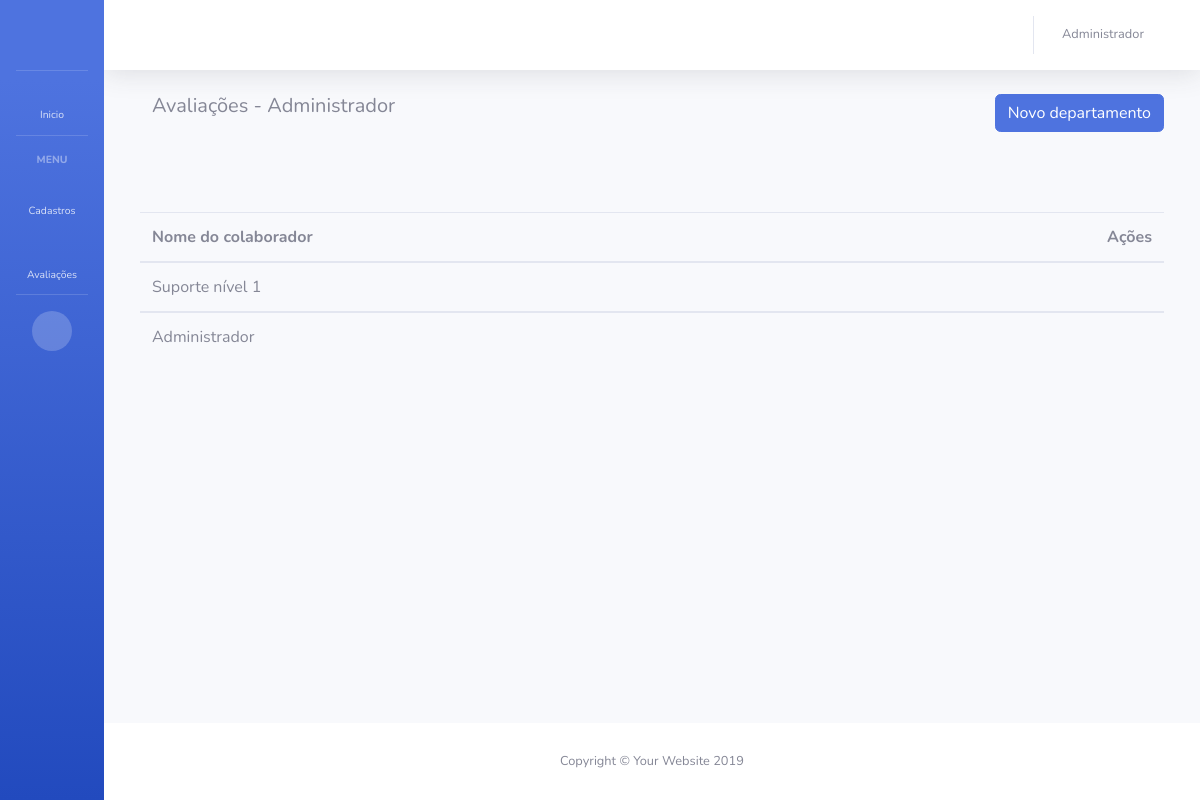
Page /departamentos/ (signed in) on the earlier database version.
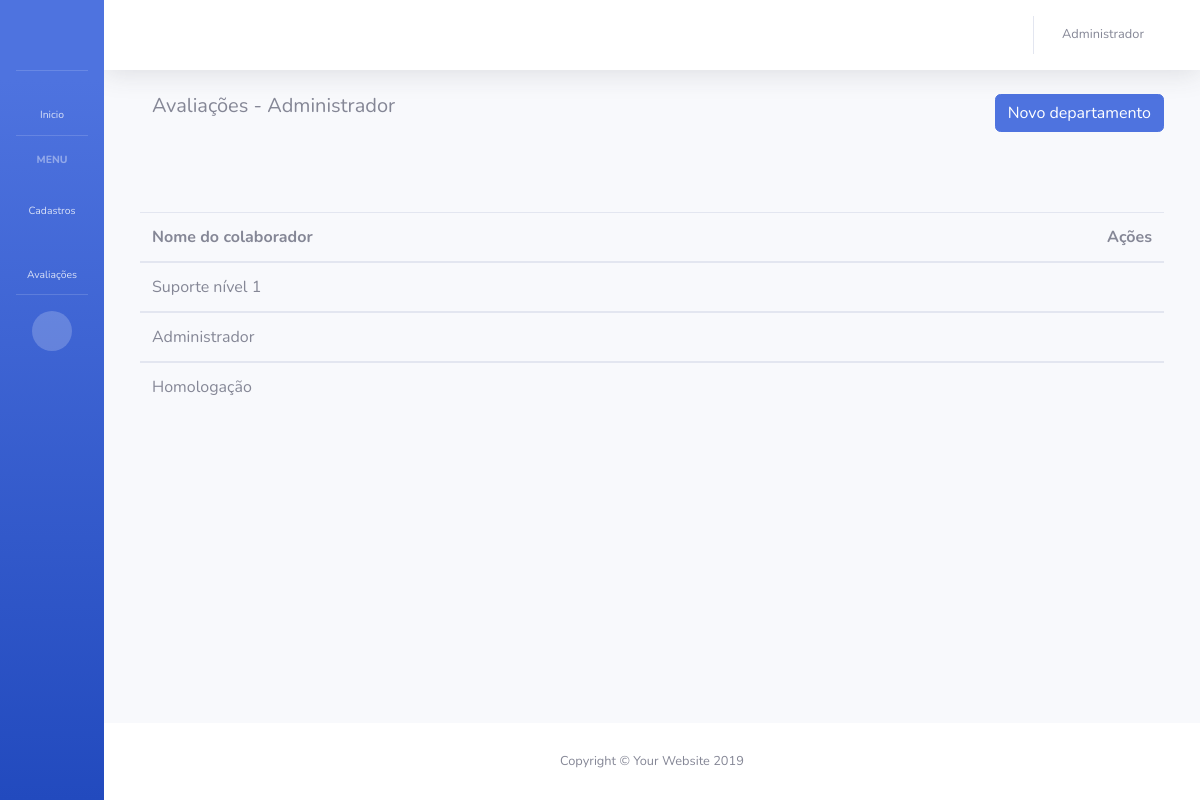
Same page on the later database version.
### app_maxliga/models.py (models this page shows)
class Departamento(models.Model):
    nome = models.CharField('Nome do departamento', max_length=128)
    admin = models.BooleanField('Departamento Admin')
    def __str__(self):
        return self.nome

### app_maxliga/views.py (the view)
# urls.py: path('departamentos/', lista_departamentos, name='lista_departamentos'),
@login_required
def lista_departamentos(request):
    user = request.user.id
    colaborador = Colaborador.objects.get(usuario=user)
    departamentos = Departamento.objects.all()
    print(departamentos)
    data = {
        'colaborador': colaborador,
        'departamentos': departamentos
    }
    return render(request, 'app_maxliga/lista_departamentos.html', data)

### app_maxliga/models.py (called while the page is built)
    def __str__(self):
        return self.nome

### app_maxliga/templates/app_maxliga/lista_departamentos.html
{% extends 'base.html' %}
{% block BodyHeading %}
{% if colaborador.departamento.admin == True %}
    <div class="container">
        <div class="row">
            <div class="col">
                <h5>Avaliações - {{colaborador}}</h5>
            </div>
            <div class="text-right">
                <a href="{% url 'cadastro_departamento' %}" class="btn btn-primary btn-block" role="button">Novo departamento</a>
            </div>
        </div>
        <div class="row" style="margin-top:80px;">
            <table class="table">
                <thead>
                <tr>
                    <th scope="col">Nome do colaborador</th>
                    <th class="text-right" scope="col">Ações</th>
                </tr>
                </thead>
                {% for departamento in departamentos %}
                <tbody>
                <tr>
                    <td>{{ departamento.nome }}</td>
                    <td class="text-right">
                        <a href="#">
                            <i class="fas fa-pen fa-fw" style="color: rgb(50, 48, 155);"></i>
                        </a>
                        <a href="#">
                            <i class="fas fa-trash fa-fw" style="color: rgb(230, 17, 17);"></i>
                        </a>
                    </td>
                </tr>
                </tbody>
                {% endfor %}
            </table>
        </div>
    </div>
{% endif %}
{% endblock %}

Differences in the rows shown:
added Departamento: nome "Homologação"
